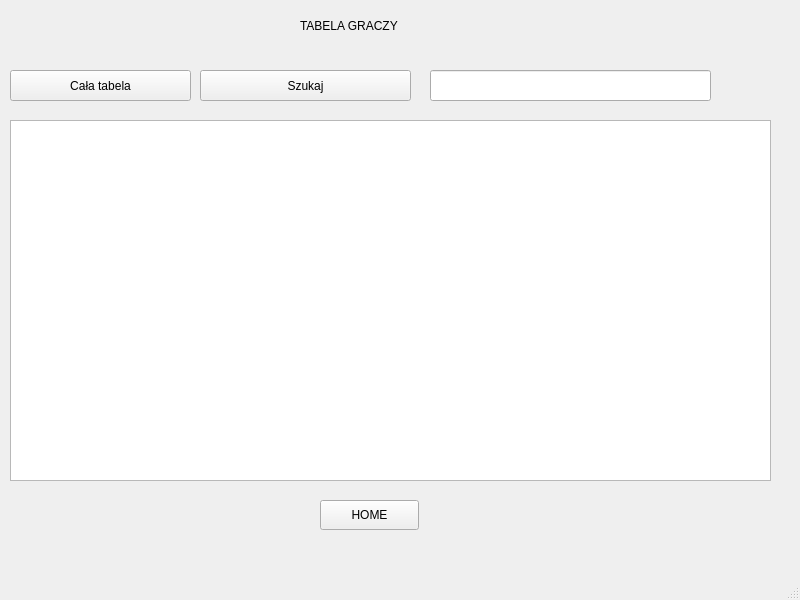
<?xml version="1.0" encoding="UTF-8"?>
<ui version="4.0">
 <class>MainWindow</class>
 <widget class="QMainWindow" name="MainWindow">
  <property name="geometry">
   <rect>
    <x>0</x>
    <y>0</y>
    <width>800</width>
    <height>600</height>
   </rect>
  </property>
  <property name="windowTitle">
   <string>MainWindow</string>
  </property>
  <widget class="QWidget" name="centralwidget">
   <widget class="QLabel" name="label">
    <property name="geometry">
     <rect>
      <x>300</x>
      <y>10</y>
      <width>361</width>
      <height>31</height>
     </rect>
    </property>
    <property name="text">
     <string>TABELA GRACZY</string>
    </property>
   </widget>
   <widget class="QPushButton" name="upushButton">
    <property name="geometry">
     <rect>
      <x>200</x>
      <y>70</y>
      <width>211</width>
      <height>31</height>
     </rect>
    </property>
    <property name="text">
     <string>Szukaj</string>
    </property>
   </widget>
   <widget class="QPushButton" name="upushButton_2">
    <property name="geometry">
     <rect>
      <x>10</x>
      <y>70</y>
      <width>181</width>
      <height>31</height>
     </rect>
    </property>
    <property name="text">
     <string>Cała tabela</string>
    </property>
   </widget>
   <widget class="QTextBrowser" name="textBrowser">
    <property name="geometry">
     <rect>
      <x>10</x>
      <y>120</y>
      <width>761</width>
      <height>361</height>
     </rect>
    </property>
   </widget>
   <widget class="QPushButton" name="pushButton">
    <property name="geometry">
     <rect>
      <x>320</x>
      <y>500</y>
      <width>99</width>
      <height>30</height>
     </rect>
    </property>
    <property name="text">
     <string>HOME</string>
    </property>
   </widget>
   <widget class="QLineEdit" name="lineEditx">
    <property name="geometry">
     <rect>
      <x>430</x>
      <y>70</y>
      <width>281</width>
      <height>31</height>
     </rect>
    </property>
   </widget>
  </widget>
  <widget class="QMenuBar" name="menubar">
   <property name="geometry">
    <rect>
     <x>0</x>
     <y>0</y>
     <width>800</width>
     <height>22</height>
    </rect>
   </property>
  </widget>
  <widget class="QStatusBar" name="statusbar"/>
 </widget>
 <resources/>
 <connections/>
</ui>
